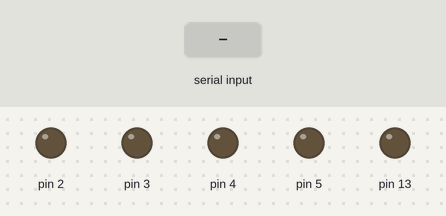
Simulated run of this sketch. Board: Arduino Uno, built with avr-gcc and run on an emulated ATmega328P. Parts: output pins drawn as LEDs (lit = HIGH). The inputs (shaded band) are chosen by the test bench. What the sketch prints to the serial monitor is not drawn.

Above: at 1.2 s.
1.3 s: "F" received over Serial
At 2.5 s:
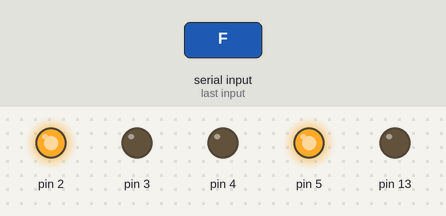
2.8 s: "R" received over Serial
At 3.7 s:
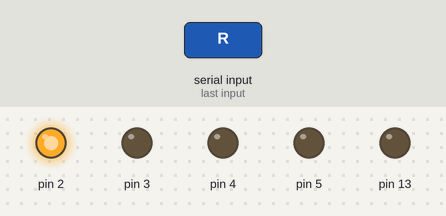
4.3 s: "L" received over Serial
At 4.8 s:
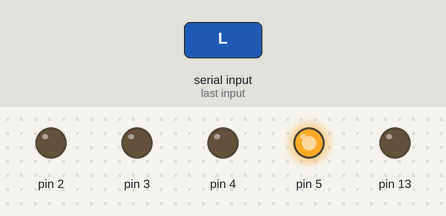
5.8 s: "B" received over Serial
At 7.0 s:
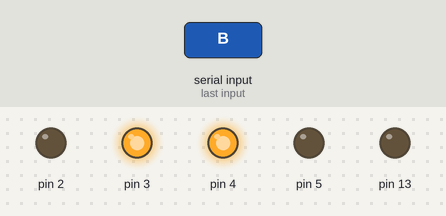
7.3 s: "S" received over Serial
At 8.3 s:
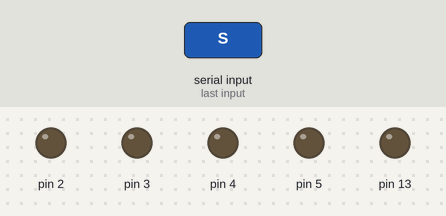
Timing chart, 0 to 9.8 s (numbered marks = the images above; inputs shaded):
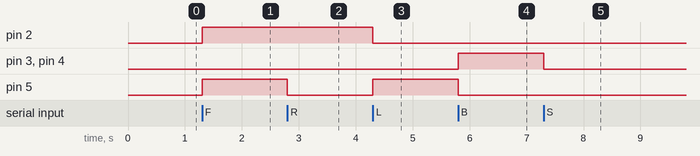

Measured:
- after the input at 1.3 s, pin 2, pin 5: LOW → HIGH at once
- after the input at 2.8 s, pin 5: HIGH → LOW at once
- after the input at 4.3 s, pin 2: HIGH → LOW at once; pin 5: LOW → HIGH at once
- after the input at 5.8 s, pin 3, pin 4: LOW → HIGH at once; pin 5: HIGH → LOW at once
- after the input at 7.3 s, pin 3, pin 4: HIGH → LOW at once

The sketch:

sketch_sep_23e.ino
```cpp
void frd();
void brd();
void rgt();
void lft();
void stp();

void setup() {
  pinMode(13 , 1);
  pinMode(2,OUTPUT);
  pinMode(3,OUTPUT);
  pinMode(4,OUTPUT);
  pinMode(5,OUTPUT);
  Serial.begin(9600);
  Serial.println("Enter any Command");
}

void loop() {
  if(Serial.available())
  {
    char ch = Serial.read();
    if(ch == 'F')
    {
      frd();
    }
    if (ch == 'R')
    {
      rgt();
    }
    if (ch == 'L')
    {
      lft();
    }
    if (ch == 'B')
    {
      brd();
    }
    if(ch == 'S')
    {
      stp();
    }
  }
}
void frd()
{
  digitalWrite(2,1);
  digitalWrite(3,0);
  digitalWrite(4,0);
  digitalWrite(5,1);
}
void brd()
{
  digitalWrite(2,0);
  digitalWrite(3,1);
  digitalWrite(4,1);
  digitalWrite(5,0);
}
void rgt()
{
  digitalWrite(2,1);
  digitalWrite(3,0);
  digitalWrite(4,0);
  digitalWrite(5,0);
}
void lft()
{
  digitalWrite(2,0);
  digitalWrite(3,0);
  digitalWrite(4,0);
  digitalWrite(5,1);
}
void stp()
{
  digitalWrite(2,0);
  digitalWrite(3,0);
  digitalWrite(4,0);
  digitalWrite(5,0);
}
```
